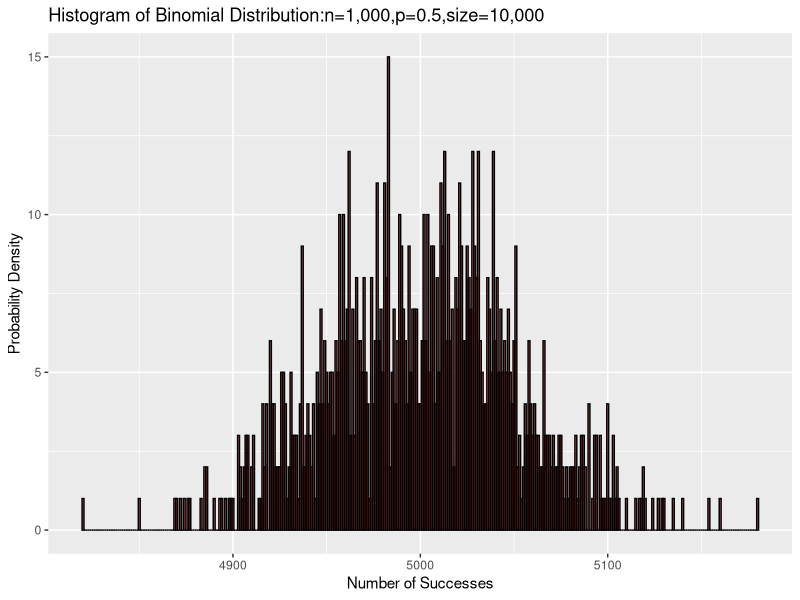

Write the R code that produced this figure.
library(ggplot2)
library(dplyr)
# set seed
set.seed(123)
# set parameter for binomal distribution, 1000 trials and 
# 10000 times of experiments
n <- 1000
size <- 10000
# generate random binomial data with probability 0.5 in data.frame form
data <- data.frame(value = rbinom(n, size, 0.5))
# make histogram in ggplot2
ggplot(data, aes(x = value)) + 
  geom_histogram(binwidth = 1, fill = "red", color = "black", alpha = 0.5) +
  labs(title = "Histogram of Binomial Distribution:n=1,000,p=0.5,size=10,000", 
       x = "Number of Successes",
       y = "Probability Density")
